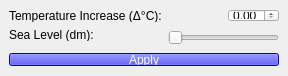
<?xml version="1.0" encoding="UTF-8"?>
<ui version="4.0">
 <class>MainWindow</class>
 <widget class="QMainWindow" name="MainWindow">
  <property name="geometry">
   <rect>
    <x>0</x>
    <y>0</y>
    <width>288</width>
    <height>76</height>
   </rect>
  </property>
  <property name="minimumSize">
   <size>
    <width>288</width>
    <height>76</height>
   </size>
  </property>
  <property name="windowTitle">
   <string>Flood Tool</string>
  </property>
  <property name="styleSheet">
   <string notr="true"/>
  </property>
  <widget class="QWidget" name="centralwidget">
   <property name="minimumSize">
    <size>
     <width>288</width>
     <height>76</height>
    </size>
   </property>
   <layout class="QGridLayout" name="gridLayout">
    <item row="5" column="2">
     <spacer name="verticalSpacer">
      <property name="orientation">
       <enum>Qt::Vertical</enum>
      </property>
      <property name="sizeHint" stdset="0">
       <size>
        <width>20</width>
        <height>40</height>
       </size>
      </property>
     </spacer>
    </item>
    <item row="1" column="3">
     <widget class="QDoubleSpinBox" name="doubleSpinBox">
      <property name="maximum">
       <double>3.000000000000000</double>
      </property>
      <property name="singleStep">
       <double>0.100000000000000</double>
      </property>
     </widget>
    </item>
    <item row="2" column="0">
     <widget class="QLabel" name="label_2">
      <property name="text">
       <string>Sea Level (dm):</string>
      </property>
     </widget>
    </item>
    <item row="1" column="0">
     <widget class="QLabel" name="label">
      <property name="text">
       <string>Temperature Increase (Δ°C):</string>
      </property>
     </widget>
    </item>
    <item row="2" column="1" rowspan="2" colspan="3">
     <widget class="QSlider" name="horizontalSlider">
      <property name="minimumSize">
       <size>
        <width>0</width>
        <height>14</height>
       </size>
      </property>
      <property name="styleSheet">
       <string notr="true"/>
      </property>
      <property name="minimum">
       <number>0</number>
      </property>
      <property name="maximum">
       <number>255</number>
      </property>
      <property name="orientation">
       <enum>Qt::Horizontal</enum>
      </property>
     </widget>
    </item>
    <item row="4" column="0" colspan="4">
     <widget class="QPushButton" name="pushButton">
      <property name="styleSheet">
       <string notr="true">background-color: rgb(0, 0, 255);
color: rgb(255, 255, 255);
font: 75 12pt &quot;MS Shell Dlg 2&quot;;</string>
      </property>
      <property name="text">
       <string>Apply</string>
      </property>
     </widget>
    </item>
   </layout>
  </widget>
 </widget>
 <resources/>
 <connections/>
</ui>
